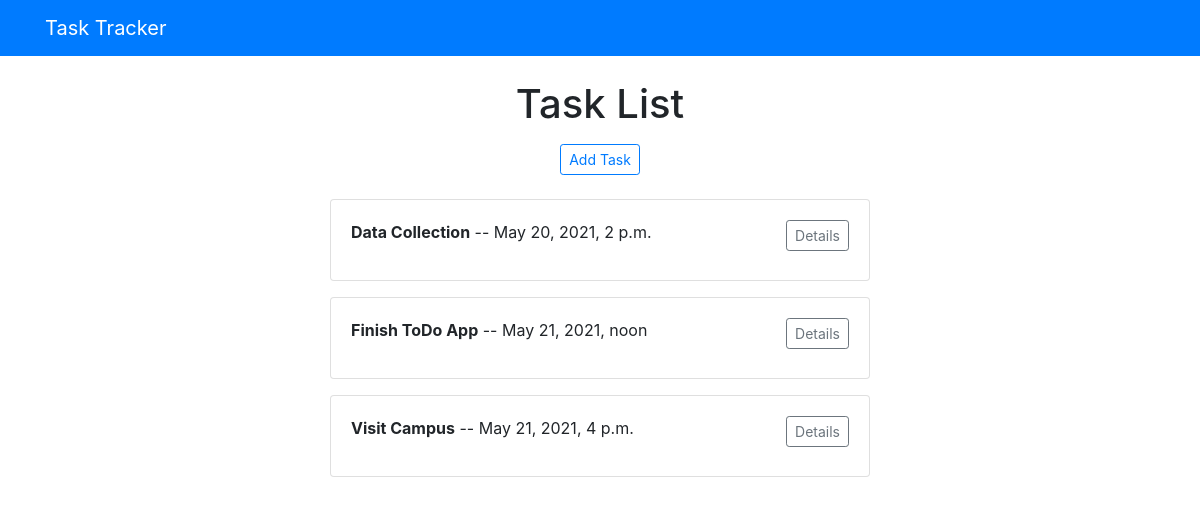
Before: / with the older database file.
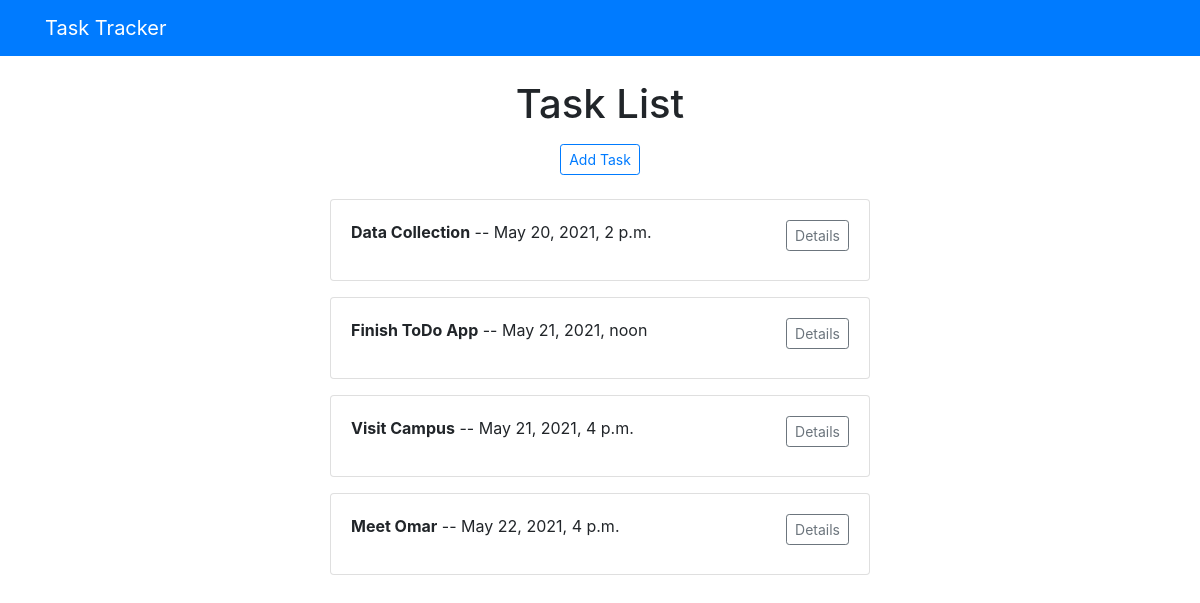
After: the same page with the newer database file.
### todos/models.py (models this page shows, shortened)
class Todo(models.Model):
    title = models.CharField('Title', max_length=200)
    text = models.TextField('Description')
    created_at = models.DateTimeField(auto_now_add=True, blank=False)
    todo_time = models.DateTimeField('Assign Time', default=datetime.now, blank=False)

### todos/views.py (the view)
# urls.py: path('', views.index, name='index'),
def index(request):
    todos_list = Todo.objects.all()
    context = {
        'todos': todos_list
    }
    return render(request, 'index.html', context)

### templates/index.html
{% extends 'partials/header.html' %}
{% block content %}
<div class="col-md-12 text-center">
    <h1 class='text-center mb-3'>Task List</h1>
    <a href="/todos/add/" class="btn btn-outline-primary btn-sm">
        Add Task
    </a>
</div>
<br>
{% for todo in todos %}
    <div class='card mb-3'>
        <div class='card-body'>
            <p>
                <strong>{{todo.title}}</strong> -- {{todo.todo_time}}
                <a href="/todos/details/{{todo.id}}" class="btn btn-outline-secondary btn-sm float-right">
                    Details
                </a>
            </p>
        </div>
    </div>
{% endfor %}
{% endblock %}

### templates/partials/header.html (shortened to what this page needs)
<!DOCTYPE html>
<html lang="en">
<head>
    <link rel="stylesheet"
        href="https://stackpath.bootstrapcdn.com/bootstrap/4.3.1/css/bootstrap.min.css"
>
    {% load static %}
    <link rel="stylesheet" href="{% static 'css/style.css' %}">
</head>
<body>
    {% include 'partials/_navbar.html' %}
    <div class="container">
        <div class="row">
            <div class="col-md-6 m-auto">
                {% block content %}{% endblock %}
            </div>
        </div>
    </div>
</body>
</html>

### templates/partials/_navbar.html
<nav class="navbar navbar-dark bg-primary mb-4">
  <div class="container">
    <a class="navbar-brand" href="/">Task Tracker</a>
  </div>
</nav>

### todos/static/css/style.css (style rules this page uses)
a { color: green; }

Changed rows visible on the page:
added Todo: title "Meet Omar", todo_time "May 22, 2021, 4 p.m."
